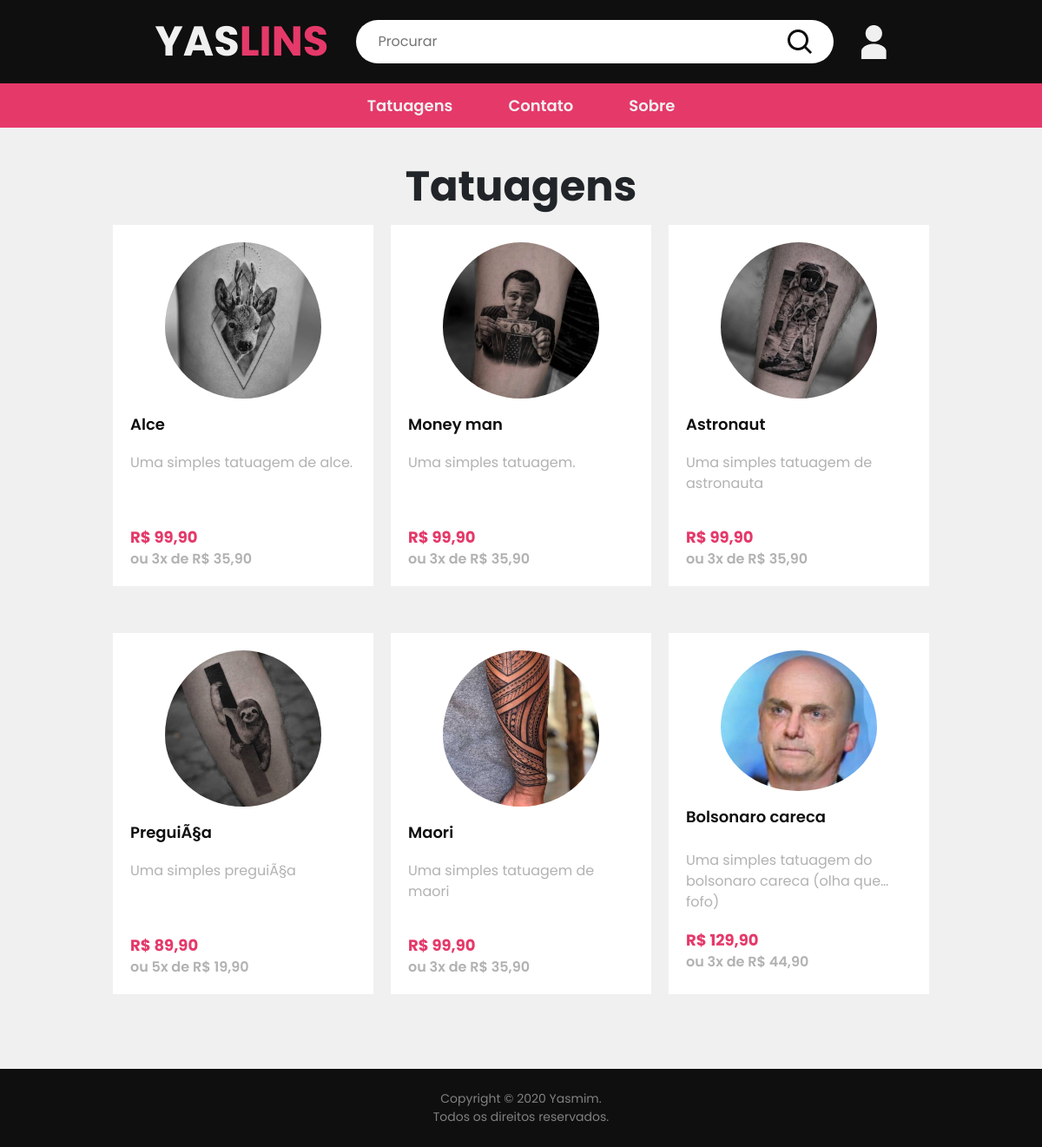
The page / on the database its author committed.
### tables this page shows
CREATE TABLE `prodsystem` (
  `id` int(11) NOT NULL,
  `imageProds` varchar(256) NOT NULL,
  `nameProds` varchar(128) NOT NULL,
  `descProds` varchar(256) NOT NULL,
  `priceProds` varchar(64) NOT NULL,
  `timesProds` varchar(24) NOT NULL,
  `pricetimesProds` varchar(64) NOT NULL
);

### index.php (the view, shortened to what this page needs)
<!DOCTYPE html>
<html lang="pt-BR">
<head>
    <link rel="stylesheet" href="https://cdn.jsdelivr.net/npm/bootstrap@4.5.3/dist/css/bootstrap.min.css">
    <link rel="stylesheet" href="css/reset.css">
    <link rel="stylesheet" href="css/index.css">
</head>
<body>
    <?php
    require "requires/navbar.php"
    ?>
    <div class="container_main">
        <div class="container_padding">
            <div class="section">
                <div class="section-title">
                    Tatuagens
                </div>
                <section class="tatto_list">
                    <?php
                    require_once "includes/db.inc.php";
                    if (isset($_GET["search"]) && $_GET["search"] != "") {
                        $search = $_GET['search'];
                        $sql = "SELECT * FROM prodsystem WHERE nameProds LIKE '%$search%'";
                    }
                    else {
                        $sql = "SELECT * FROM prodsystem";
                    }
                    $query = mysqli_query($conn, $sql);
                    $result = mysqli_fetch_all($query);
                    for ($i = 0; $i < sizeof($result); $i += 1) {
                        echo ('<div class="tatto-item_deck">
                        <a href="./produto?id='.$result[$i][0].'"class="tatto-area">
                        <div class="tatto-bg">
                            <div class="tatto-item">
                                <div class="item-topside item-side">
                                    <img src="imgs/database/' . $result[$i][1] . '" alt="Tatuagem">
                                    <span>
                                        ' . $result[$i][2] . '
                                    </span>
                                </div>
                                <div class="item-midside item-side">
                                    '.$result[$i][3].'
                                </div>
                                <div class="item-botside item-side">
                                    <div class="item-price">
                                        R$ '.$result[$i][4].'
                                    </div>
                                    <div class="item-subprice">
                                        ou '.$result[$i][5].'x de R$ '.$result[$i][6].'
                                    </div>
                                </div>
                            </div>
                        </div>
                        <div class="tatto_bottom">
                            COMPRAR
                        </div>
                        </a>
                    </div> ');
                    }
                    ?>
                </section>
            </div>
        </div>
    </div>
    <?php
    require "requires/footer.php"
    ?>
</body>
</html>

### requires/navbar.php (shortened to what this page needs)
<!DOCTYPE html>
<html lang="pt-BR">
<body>
    <div class="navbar_bg">
        <nav class="navbar navbar_top navbar_default">
            <a href="./" class="nav_logo nav_item nav_padding">
                <span class="nav_logo-first nav_logo-text">YAS</span>
                <span class="nav_logo-late nav_logo-text">LINS</span>
            </a>
            <div class="nav_search nav_item">
                <?php
                $search = "";
                echo '<input type="text" class="nav_search-input" id="nav_search-input" placeholder="Procurar" value="'.$search.'">';
                ?>
                <button class="nav_search-button" id="nav-search_button">
                    <img src="imgs/includes/search-icon.png" class="nav_search-img" alt="procurar">
                </button>
            </div>
            <a href="./login" class="nav_login nav_item nav_padding" id="nav-search"><img src="imgs/includes/login-icon.png" alt="login"></a>
        </nav>
        <nav class="navbar navbar_bot navbar_default navbar-expand-lg navbar-light bg-light">
            <div class="collapse navbar-collapse" id="navbarNavAltMarkup">
                <div class="navbar-nav">
                    <a href="./" class="nav_bot-item">Tatuagens</a>
                    <a href="./contato" class="nav_bot-item">Contato</a>
                    <a href="./about" class="nav_bot-item">Sobre</a>
                </div>
            </div>
        </nav>
    </div>
</body>
</html>

### requires/footer.php
<footer>
    <div>
    Copyright © 2020 Yasmim.
    </div>
    <div>
    Todos os direitos reservados.
    </div>
</footer>

### css/index.css (style rules this page uses)
.section-title { font-size: 48px; font-weight: 700; text-align: center; padding-bottom: 8px; }
.tatto_list { display: flex; justify-content: center; flex-wrap: wrap; }
.tatto-item_deck { box-sizing: border-box; padding: 0 10px; padding-bottom: 16px; max-width: 320px; width: 100%; min-height: 470px; }
.tatto-area { display: block; width: 100%; }
.tatto-bg { background-color: white; border: 4px solid transparent; border-bottom: unset; transition: var(--default-time-trans); cursor: pointer; }
.tatto-item { display: flex; flex-wrap: wrap; width: 100%; max-height: 412px; min-height: 412px; padding: 16px; }
.item-side { display: block; width: 100%; }
.item-topside img { max-width: 180px; width: 100%; margin: 0 auto; padding-bottom: 16px; border-radius: 50%; max-height: 196px; object-fit: cover; }
.item-topside > span { color: var(--black); font-size: 18px; font-weight: 600; }
.item-midside { color: var(--lg-gray); padding-top: 16px; display: -webkit-box; -webkit-box-orient: vertical; -webkit-line-clamp: 2; max-height: 66px; height: 66px; }
.item-botside { padding-top: 32px; }
.item-price { color: var(--pink); font-size: 18px; font-weight: 700; }
.item-subprice { color: var(--lg-gray); font-size: 16px; font-weight: 600; }

### rows shown on the page
prodsystem: imageProds (picture), nameProds "Alce", descProds "Uma simples tatuagem de alce.", priceProds "99,90", timesProds "3", pricetimesProds "35,90"
prodsystem: imageProds (picture), nameProds "Money man", descProds "Uma simples tatuagem.", priceProds "99,90", timesProds "3", pricetimesProds "35,90"
prodsystem: imageProds (picture), nameProds "Astronaut", descProds "Uma simples tatuagem de astronauta", priceProds "99,90", timesProds "3", pricetimesProds "35,90"
prodsystem: imageProds (picture), nameProds "PreguiÃ§a", descProds "Uma simples preguiÃ§a", priceProds "89,90", timesProds "5", pricetimesProds "19,90"
prodsystem: imageProds (picture), nameProds "Maori", descProds "Uma simples tatuagem de maori", priceProds "99,90", timesProds "3", pricetimesProds "35,90"
prodsystem: imageProds (picture), nameProds "Bolsonaro careca", descProds "Uma simples tatuagem do bolsonaro careca (olha que fofo)", priceProds "129,90", timesProds "3", pricetimesProds "44,90"
